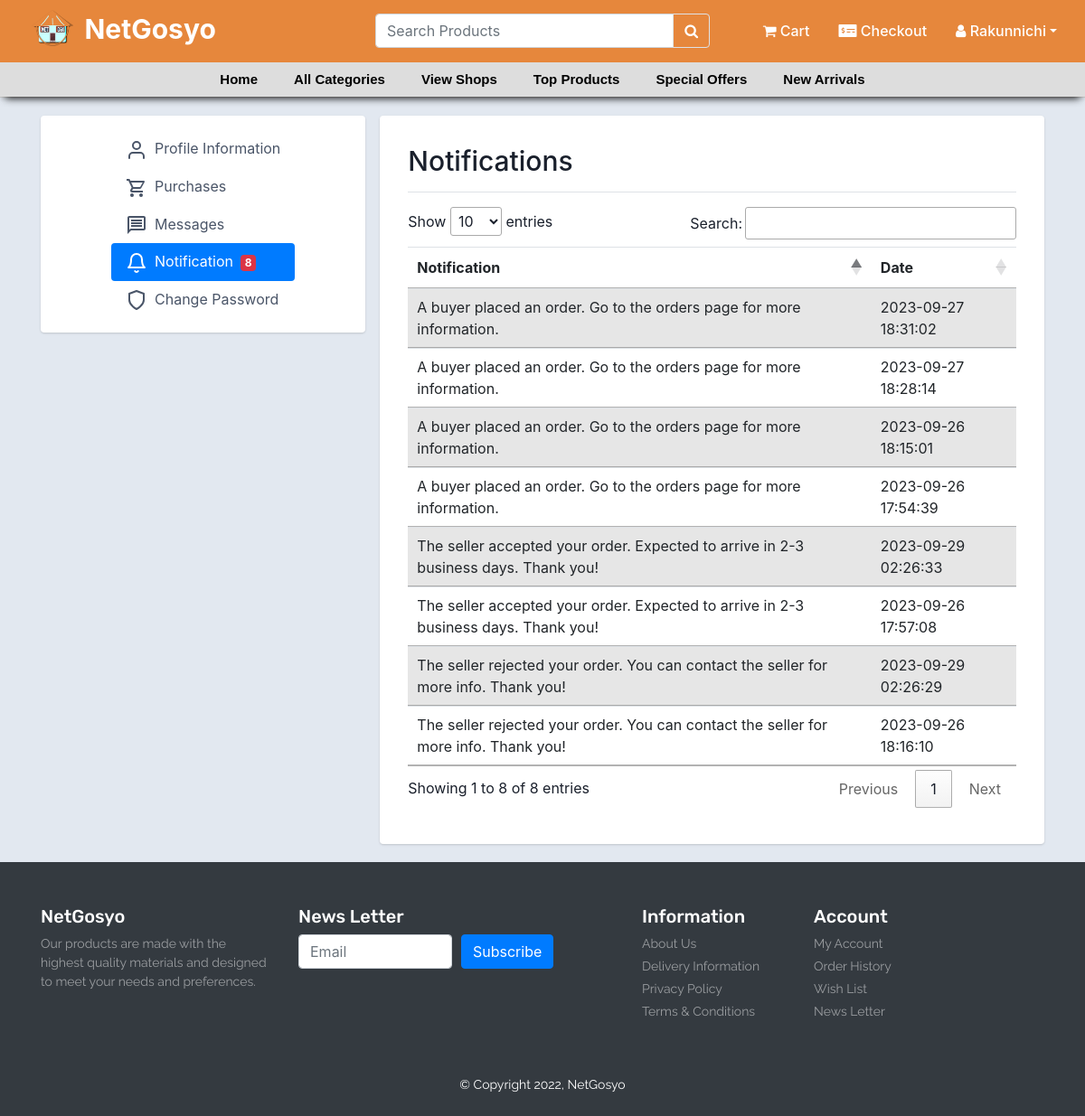
Screenshot of /Profile_notifications.php (signed in) with the database file from the repository.
### tables this page shows
CREATE TABLE `user_form` (
  `id` int(100) NOT NULL,
  `fullname` varchar(100) NOT NULL,
  `email` varchar(100) NOT NULL,
  `username` varchar(255) NOT NULL,
  `password` varchar(100) NOT NULL,
  `phonenumber` varchar(255) NOT NULL,
  `address` varchar(255) NOT NULL,
  `dateofbirth` varchar(255) NOT NULL,
  `gender` varchar(255) NOT NULL,
  `image` varchar(255) NOT NULL,
  `shopname` varchar(250) NOT NULL DEFAULT 'user',
  `vkey` varchar(50) NOT NULL,
  `verified` tinyint(1) NOT NULL DEFAULT 0,
  `register_date` timestamp NOT NULL DEFAULT current_timestamp() ON UPDATE current_timestamp()
);

CREATE TABLE `notifications` (
  `notification_id` int(11) NOT NULL,
  `user_id` int(11) NOT NULL,
  `notification` varchar(255) NOT NULL,
  `notification_added` datetime NOT NULL DEFAULT current_timestamp(),
  `notification_updated` datetime DEFAULT current_timestamp() ON UPDATE current_timestamp()
);

### Profile_notifications.php (the view, shortened to what this page needs)
<?php
include('new_navbar.php');
?>
<!DOCTYPE html>
<html lang="en">
<head>
    <link rel="stylesheet" href="https://cdn.datatables.net/1.13.5/css/jquery.dataTables.css" />
    <link rel="stylesheet" href="https://cdn.datatables.net/1.13.5/css/jquery.dataTables.min.css" />
    <link href="https://cdn.jsdelivr.net/npm/bootstrap@4.4.1/dist/css/bootstrap.min.css" rel="stylesheet">
</head>
<body>
    <div class="container">
        <div class="row gutters-sm">
            <div class="col-md-4 d-none d-md-block">
                <div class="card">
                    <div class="card-body">
                        <nav class="nav flex-column nav-pills nav-gap-y-1">
                            <a href="Profile_settings.php" class="nav-item nav-link has-icon nav-link-faded">
                                <svg xmlns="http://www.w3.org/2000/svg" width="24" height="24" viewBox="0 0 24 24"
                                    fill="none" stroke="currentColor" stroke-width="2" stroke-linecap="round"
                                    stroke-linejoin="round" class="feather feather-user mr-2">
                                    <path d="M20 21v-2a4 4 0 0 0-4-4H8a4 4 0 0 0-4 4v2"></path>
                                    <circle cx="12" cy="7" r="4"></circle>
                                </svg>Profile Information
                            </a>
                            <a href="Profile_purchases.php" class="nav-item nav-link has-icon nav-link-faded">
                                Purchases
                            </a>
                            <a href="Profile_messages.php" class="nav-item nav-link has-icon nav-link-faded">
                                <svg xmlns="http://www.w3.org/2000/svg" width="24" height="24" viewBox="0 0 24 24"
                                    fill="currentColor" class="feather feather-settings mr-2">
                                    <path
                                        d="M4 4h16v12H5.17L4 17.17V4m0-2c-1.1 0-1.99.9-1.99 2L2 22l4-4h14c1.1 0 2-.9 2-2V4c0-1.1-.9-2-2-2H4zm2 10h12v2H6v-2zm0-3h12v2H6V9zm0-3h12v2H6V6z">
                                    </path>
                                </svg>Messages
                            </a>
                            <a href="Profile_notifications.php"
                                class="nav-item nav-link has-icon nav-link-faded active">
                                Notification<span class="badge badge-danger ml-2"><?= mysqli_num_rows($notifications) ?>
                            </a>
                            <a href="Profile_changepass.php" class="nav-item nav-link has-icon nav-link-faded">
                                <svg xmlns="http://www.w3.org/2000/svg" width="24" height="24" viewBox="0 0 24 24"
                                    fill="none" stroke="currentColor" stroke-width="2" stroke-linecap="round"
                                    stroke-linejoin="round" class="feather feather-shield mr-2">
                                    <path d="M12 22s8-4 8-10V5l-8-3-8 3v7c0 6 8 10 8 10z"></path>
                                </svg>Change Password
                            </a>
                        </nav>
                    </div>
                </div>
            </div>
            <div class="col-md-8">
                <div class="card">
                    <div class="card-body">
                        <div class="tab-pane" id="notification">
                            <div class="container-fluid py-3">
                                <div class="row">
                                    <div class="col-md-12">
                                        <div class="table-wrapper">
                                            <div class="d-flex justify-content-between align-items-center">
                                                <h4 class="text-right" style="font-size: 30px;">Notifications</h4>
                                            </div>
                                            <div class="card-body px-0 pb-2 mt-2 border-top">
                                                <div class="table-responsive p-0">
                                                    <table  class="table table-striped table-hover" id="myTable">
                                                        <thead>
                                                            <tr>
                                                                <th>Notification</th>
                                                                <th>Date</th>
                                                            </tr>
                                                        </thead>
                                                        <tbody>
                                                            <?php foreach ($notifications as $row) { ?>
                                                            <tr>
                                                                <td><?= $row['notification'] ?></td>
                                                                <td><?= $row['notification_added'] ?></td>
                                                            </tr>
                                                            <?php } ?>
                                                        </tbody>
                                                    </table>
                                                </div>
                                            </div>
                                        </div>
                                    </div>
                                </div>
                            </div>
                        </div>
                    </div>
                </div>
            </div>
        </div>
    </div>
</body>
</html>
<?php
include('footer.php');
?>

### new_navbar.php (shortened to what this page needs)
<?php
include 'config.php';
$user_id = $_SESSION['user_id'] ?? '3';
$notifications = mysqli_query($conn, "SELECT * FROM notifications WHERE user_id='$user_id' ORDER BY notification_added DESC");
?>
<!doctype html>
<html lang="en">
<head>
    <link rel="stylesheet" href="https://stackpath.bootstrapcdn.com/bootstrap/4.4.1/css/bootstrap.min.css"
>
    <link href="assets/vendor/swiper/swiper-bundle.min.css" rel="stylesheet">
    <link href="assets/vendor/swiper/swiper-bundle.min.css" rel="stylesheet">
    <link href="assets/vendor/boxicons/css/boxicons.min.css" rel="stylesheet">
    <link href="assets/vendor/glightbox/css/glightbox.min.css" rel="stylesheet">
    <link rel="stylesheet" href="https://cdnjs.cloudflare.com/ajax/libs/OwlCarousel2/2.3.4/assets/owl.carousel.min.css"
 />
    <link rel="stylesheet"
        href="https://cdnjs.cloudflare.com/ajax/libs/OwlCarousel2/2.3.4/assets/owl.theme.default.min.css"
 />
    <link rel="stylesheet" href="https://cdnjs.cloudflare.com/ajax/libs/font-awesome/5.13.0/css/all.min.css"
 />
    <link rel="stylesheet" href="css/style-header.css">
    <link rel="stylesheet" href="https://cdn.jsdelivr.net/npm/bootstrap-icons@1.7.2/font/bootstrap-icons.css">
    <link rel='stylesheet' href='https://cdnjs.cloudflare.com/ajax/libs/twitter-bootstrap/4.5.2/css/bootstrap.min.css' />
    <link rel='stylesheet' href='https://cdnjs.cloudflare.com/ajax/libs/font-awesome/5.9.0/css/all.min.css' />
    <link href="https://stackpath.bootstrapcdn.com/font-awesome/4.7.0/css/font-awesome.min.css" rel="stylesheet">
    <link href="https://cdn.jsdelivr.net/npm/bootstrap@5.2.0-beta1/dist/css/bootstrap.min.css" rel="stylesheet">
    <link rel="stylesheet" href="new_navbar.css">
</head>
<body>
    <div class="main-navbar shadow-sm sticky-top" id="main-navbar-design">
        <div class="top-navbar">
            <div class="container-fluid">
                <div class="row">
                    <div class="col-md-4 my-auto d-none d-sm-none d-md-block d-lg-block" href="index.php">
                        <a class="brand-name">
                            <img style="width:auto; height:40px; margin-right: 5px;"src="assets/logo.png">
                            NetGosyo
                        </a>
                    </div>
                    <div class="col-md-4 my-auto">
                        <form role="search" method="GET" action="search-page.php">
                            <div class="input-group">
                                <input type="text" name="search" placeholder="Search Products" class="form-control"
                                    value="<?php echo isset($_GET['search']) ? $_GET['search'] : ''; ?>" />
                                <button class="btn border text-white" type="submit">
                                    <i class="fa fa-search"></i>
                                </button>
                            </div>
                        </form>
                    </div>
                    <div class="col-md-4 my-auto">
                        <ul class="nav justify-content-end">
                            <?php if($user_id == 3){?>
                            <?php }else{
                        ?>
                            <li class="nav-item">
                                <a class="nav-link" href="cart-main.php">
                                    <i class="fa fa-shopping-cart"></i> Cart
                                </a>
                            </li>
                            <li class="nav-item">
                                <a class="nav-link" href="checkout.php">
                                    <i class="fas fa-money-check-alt"></i> Checkout</a>
                            </li>
                            <?php }
                        ?>
                            <?php
                            $select_user = mysqli_query($conn, "SELECT * FROM `user_form` WHERE id = '$user_id' ") or die('query failed!');
                            if (mysqli_num_rows($select_user) > 0) {
                            $fetch_user = mysqli_fetch_assoc($select_user);
                            };
                        ?>
                            <?php if($user_id == 3){
                        ?>
                            <li class="nav-item dropdown">
                                <a class="nav-link dropdown-toggle" href="javascript:" id="navbarDropdown" role="button"
                                    data-bs-toggle="dropdown" aria-expanded="false">
                                    <i class="fa fa-user"></i></a>
                                <ul class="dropdown-menu" aria-labelledby="navbarDropdown">
                                    <li><a class="dropdown-item" href="login.php"><i class="fa fa-sign-in"></i>Sign
                                            In</a></li>
                                </ul>
                            </li>
                            <?php
                            }else{
                        ?>
                            <li class="nav-item dropdown">
                                <a class="nav-link dropdown-toggle" href="javascript:" id="navbarDropdown" role="button"
                                    data-bs-toggle="dropdown" aria-expanded="false">
                                    <i class="fa fa-user"></i> <?php echo $fetch_user['username']; ?></a>
                            </li>
                            <?php
                            }
                            ?>
                        </ul>
                    </div>
                </div>
            </div>
        </div>
        <nav class="navbar navbar-expand-lg" id="navbar-design">
            <div class="container-fluid">
                <div class="collapse navbar-collapse" id="navbarSupportedContent">
                    <ul class="navbar-nav mx-auto mb-2 mb-lg-0">
                    <li class="nav-item">
                            <a class="nav-link" href="index.php">Home</a>
                        </li>
                        <li class="nav-item">
                            <a class="nav-link" href="categories.php">All Categories</a>
                        </li>
                        <li class="nav-item">
                            <a class="nav-link" href="view-shops.php">View Shops</a>
                        </li>
                        <li class="nav-item">
                            <a class="nav-link" href="view-top-products.php">Top Products</a>
                        </li>
                        <li class="nav-item">
                            <a class="nav-link" href="view-special-offers.php">Special Offers</a>
                        </li>
                        <li class="nav-item">
                            <a class="nav-link" href="view-new-arrivals.php">New Arrivals</a>
                        </li>
                    </ul>
                </div>
            </div>
        </nav>
    </div>

### css/style-header.css (style rules this page uses)
button, button:focus { outline: none !important; box-shadow: none !important; }
nav { display: flex; align-content: center; justify-content: space-between; }
.collapse { display: flex; justify-content: center; color: #000; }
input { background: transparent; border: 0px; outline: 0px; width: 300px; margin-left: 5px; padding-top: 0px; }
.main-navbar { border-bottom: 1px solid #ccc; }
.main-navbar .top-navbar { background-color: #E6873C; padding-top: 10px; padding-bottom: 10px; }
.main-navbar .top-navbar .brand-name { color: #fff; font-weight: bold; font-size: 30px; margin-left: 10px; text-decoration: none; }
.main-navbar .top-navbar .nav-link { color: #fff; font-size: 16px; font-weight: 500; }
.main-navbar .navbar { padding: 0px; background-color: #ddd; }
.main-navbar .navbar .nav-item .nav-link { padding: 8px 20px; color: #000; font-size: 15px; }
.navbar { font-family: "Poppins", sans-serif; font-weight: bold; }
nav { transition: background-color 0.5s ease; opacity: 1; transition: transform .2s cubic-bezier(0.64,0.04,0.26,0.87), opacity .5s cubic-bezier(0.64,0.04,0.26,0.87); }

### new_navbar.css (style rules this page uses)
.main-navbar { border-bottom: 1px solid #ccc; }
.main-navbar .top-navbar { background-color: #E6873C; padding-top: 10px; padding-bottom: 10px; }
.main-navbar .top-navbar .brand-name { color: #fff; margin-left: 20px; font-weight: bold; font-size: 30px; }
.main-navbar .top-navbar .brand-name img { margin-right:10px; margin-bottom: 8px; }
.main-navbar .top-navbar .nav-link { color: #fff; font-size: 16px; font-weight: 500; }
.main-navbar .navbar { padding: 0px; background-color: #ddd; }
.main-navbar .navbar .nav-item .nav-link { padding: 8px 20px; color: #000; font-size: 15px; }
.navbar { font-family: "Poppins", sans-serif; font-weight: bold; box-shadow: 0px 8px 8px -6px rgba(0, 0, 0, 0.836); }
.collapse { display: flex; justify-content: center; }

### Profile_notifications.php (style rules this page uses)
body { color: #1a202c; text-align: left; background-color: #e2e8f0; }
.nav-link { color: #4a5568; }
.card { box-shadow: 0 1px 3px 0 rgba(0, 0, 0, .1), 0 1px 2px 0 rgba(0, 0, 0, .06); }
.card { margin-top: 20px; margin-bottom: 20px; position: relative; display: flex; flex-direction: column; min-width: 0; word-wrap: break-word; background-color: #fff; background-clip: border-box; border: 0 solid rgba(0, 0, 0, .125); border-radius: .25rem; }
.card-body { flex: 1 1 auto; min-height: 1px; padding: 1rem; }
.gutters-sm { margin-right: -8px; margin-left: -8px; }
.gutters-sm>.col, .gutters-sm>[class*=col-] { padding-right: 8px; padding-left: 8px; }

### rows the page displays
user_form: username "Rakunnichi"
notifications: notification "The seller accepted your order. Expected to arrive in 2-3 business days. Thank you!", notification_added "2023-09-29 02:26:33"
notifications: notification "The seller rejected your order. You can contact the seller for more info. Thank you!", notification_added "2023-09-29 02:26:29"
notifications: notification "A buyer placed an order. Go to the orders page for more information.", notification_added "2023-09-27 18:31:02"
notifications: notification "A buyer placed an order. Go to the orders page for more information.", notification_added "2023-09-27 18:28:14"
notifications: notification "The seller rejected your order. You can contact the seller for more info. Thank you!", notification_added "2023-09-26 18:16:10"
notifications: notification "A buyer placed an order. Go to the orders page for more information.", notification_added "2023-09-26 18:15:01"
notifications: notification "The seller accepted your order. Expected to arrive in 2-3 business days. Thank you!", notification_added "2023-09-26 17:57:08"
notifications: notification "A buyer placed an order. Go to the orders page for more information.", notification_added "2023-09-26 17:54:39"

### other values shown
mysqli_num_rows($notifications) "8"
